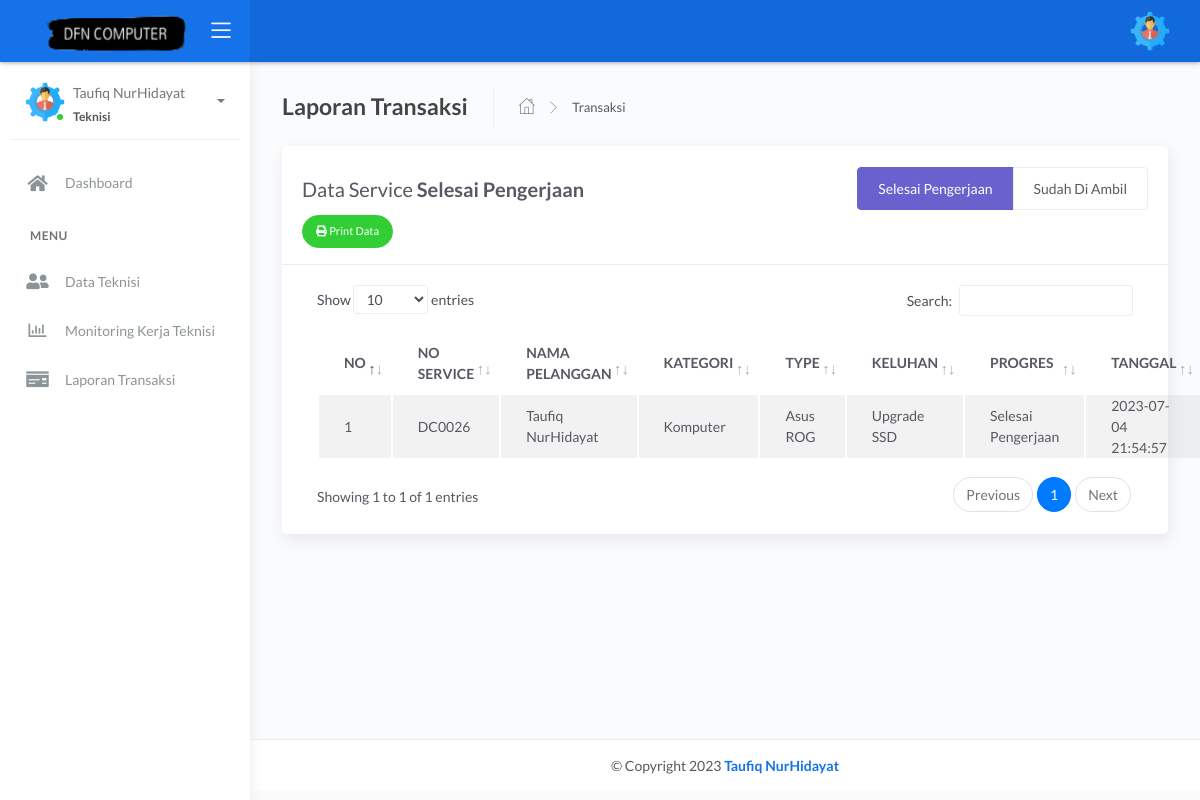
The page /admin/owner/transaksi_service.php (signed in) on the database as committed earlier.
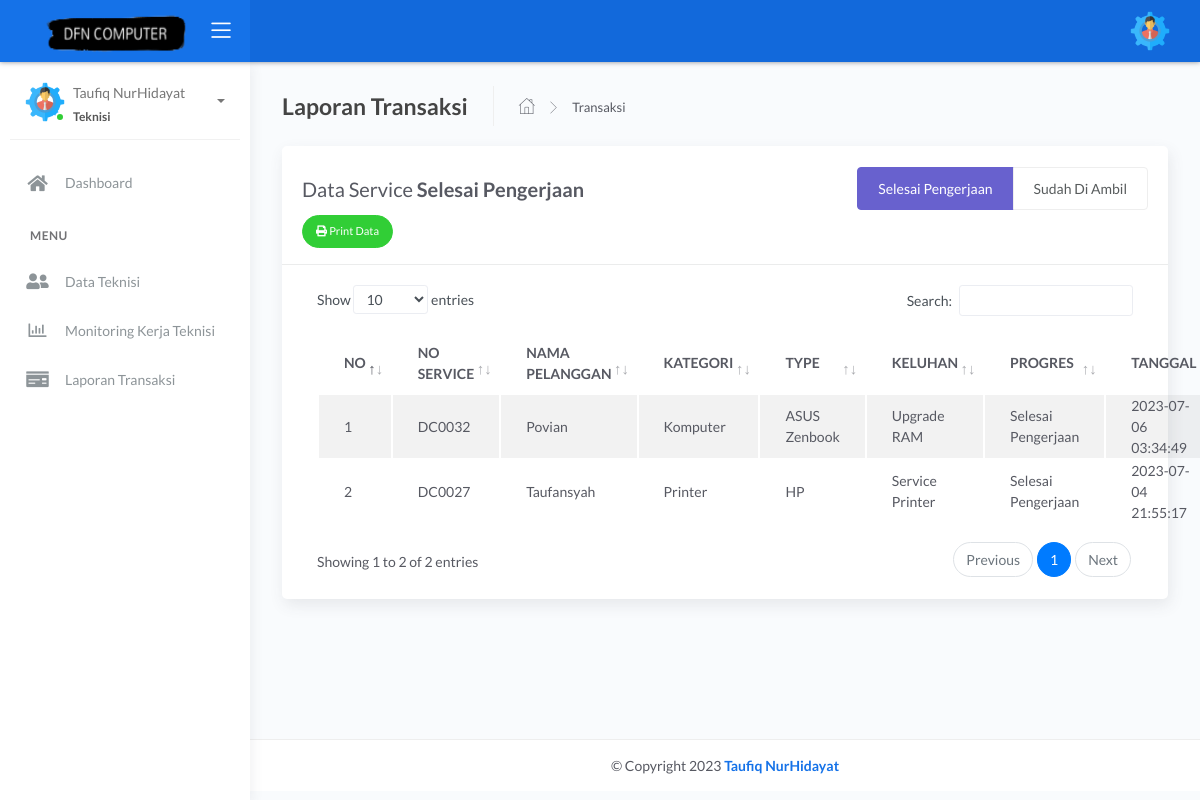
The same page on the database as committed later.
### tables this page shows
CREATE TABLE `service` (
  `no_service` int(11) NOT NULL,
  `id_pelanggan` int(11) NOT NULL,
  `kategori` varchar(255) NOT NULL,
  `type` varchar(255) NOT NULL,
  `keluhan` text NOT NULL,
  `tanggal` datetime DEFAULT current_timestamp(),
  `progres` varchar(255) NOT NULL,
  `keterangan` varchar(255) NOT NULL,
  `totharga` int(25) NOT NULL,
  `id_admin` int(11) NOT NULL,
  `id_order` int(11) NOT NULL,
  `tgl_update` datetime NOT NULL DEFAULT current_timestamp() ON UPDATE current_timestamp()
);

CREATE TABLE `pelanggan` (
  `id_pelanggan` int(10) NOT NULL,
  `nama` varchar(100) NOT NULL,
  `password` varchar(100) NOT NULL,
  `hp` varchar(25) NOT NULL,
  `email` varchar(100) NOT NULL,
  `jk` varchar(100) NOT NULL,
  `alamat` varchar(255) NOT NULL,
  `status` varchar(255) NOT NULL
);

### admin/owner/transaksi_service.php (the view, shortened to what this page needs)
<?php include 'header.php';
?>
<div class="main-panel">
    <div class="content">
        <div class="page-inner ">
            <div class="page-header">
                <h4 class="page-title">Laporan Transaksi</h4>
                <ul class="breadcrumbs">
                    <li class="nav-home">
                        <a href="index.php">
                            <i class="flaticon-home"></i>
                        </a>
                    </li>
                    <li class="separator">
                        <i class="flaticon-right-arrow"></i>
                    </li>
                    <li class="nav-item">
                        <a href="#">Transaksi</a>
                    </li>
                </ul>
            </div>
            <div class="row ">
                <div class="col-md-12">
                    <div class="card">
                        <div class="card-header">
                            <div class="d-flex align-items-center">
                                <h1 class="card-title">Data Service
                                    <b>
                                        Selesai Pengerjaan
                                    </b>
                                </h1>
                                <ul class="nav nav-pills nav-secondary ml-auto" id="pills-tab" role="tablist">
                                    <li class="nav-item">
                                        <a class="nav-link active" href="transaksi_service.php" role="tab" aria-controls="pills-home" aria-selected="true">Selesai Pengerjaan</a>
                                    </li>
                                    <li class="nav-item">
                                        <a class="nav-link" href="transaksi_service_diambil.php" role="tab" aria-controls="pills-profile" aria-selected="false">Sudah Di Ambil</a>
                                    </li>
                                </ul>
                            </div>
                            <a class="btn btn-success btn-round btn-sm ml-auto" href="print_transaksi_selesai.php">
                                <i class="fa fa-print"></i>
                                Print Data
                            </a>
                        </div>
                        <div class="card-body">
                            <table id="tablepembayaran" class="display table table-striped table-hover">
                                <thead>
                                    <tr>
                                        <th style="width: 1%">NO</th>
                                        <th>NO SERVICE</th>
                                        <th>NAMA PELANGGAN</th>
                                        <th>KATEGORI</th>
                                        <th>TYPE</th>
                                        <th>KELUHAN</th>
                                        <th>PROGRES</th>
                                        <th>TANGGAL</th>
                                    </tr>
                                </thead>
                                <tbody>
                                    <?php
                                    include '../../koneksi.php';
                                    $no = 1;
                                    $data = mysqli_query($koneksi, "SELECT * FROM service JOIN pelanggan on pelanggan.id_pelanggan = service.id_pelanggan WHERE progres IN ('Selesai Pengerjaan') ORDER BY no_service DESC");
                                    while ($d = mysqli_fetch_array($data)) {
                                    ?>
                                        <tr>
                                            <td><?php echo $no++; ?></td>
                                            <td>DC00<?php echo $d['no_service']; ?></td>
                                            <td><?php echo $d['nama']; ?></td>
                                            <td><?php echo $d['kategori']; ?></td>
                                            <td><?php echo $d['type']; ?></td>
                                            <td><?php echo $d['keluhan']; ?></td>
                                            <td><?php echo $d['progres']; ?> </td>
                                            <td><?php echo $d['tanggal']; ?> </td>
                                            <td>
                                                <div class="modal fade" id="detail<?php echo $d['no_service']; ?>" tabindex="-1" role="dialog" aria-hidden="true">
                                                <?php
                                            }
                                                ?>
                                            </td>
                                        </tr>
                                </tbody>
                            </table>
                        </div>
                    </div>
                </div>
            </div>
        </div>
    </div>
    <?php include 'footer.php'; ?>
</div>

Rows that differ between the two databases and show on the page:
no longer on this page (row edited): service: no_service "26", id_pelanggan.nama "Taufiq NurHidayat", kategori "Komputer", type "Asus ROG", keluhan "Upgrade SSD", progres "Selesai Pengerjaan", tanggal "2023-07-04 21:54:57"
added service: no_service "32", id_pelanggan.nama "Povian", kategori "Komputer", type "ASUS Zenbook", keluhan "Upgrade RAM", progres "Selesai Pengerjaan", tanggal "2023-07-06 03:34:49"
now on this page (row edited): service: no_service "27", id_pelanggan.nama "Taufansyah", kategori "Printer", type "HP", keluhan "Service Printer", progres "Selesai Pengerjaan", tanggal "2023-07-04 21:55:17"
Other text that changed with them:
text written by a page script: "Show entries Search: Showing 1 to 1 of 1 entries Previous 1 Next" → "Show entries Search: Showing 1 to 2 of 2 entries Previous 1 Next"
